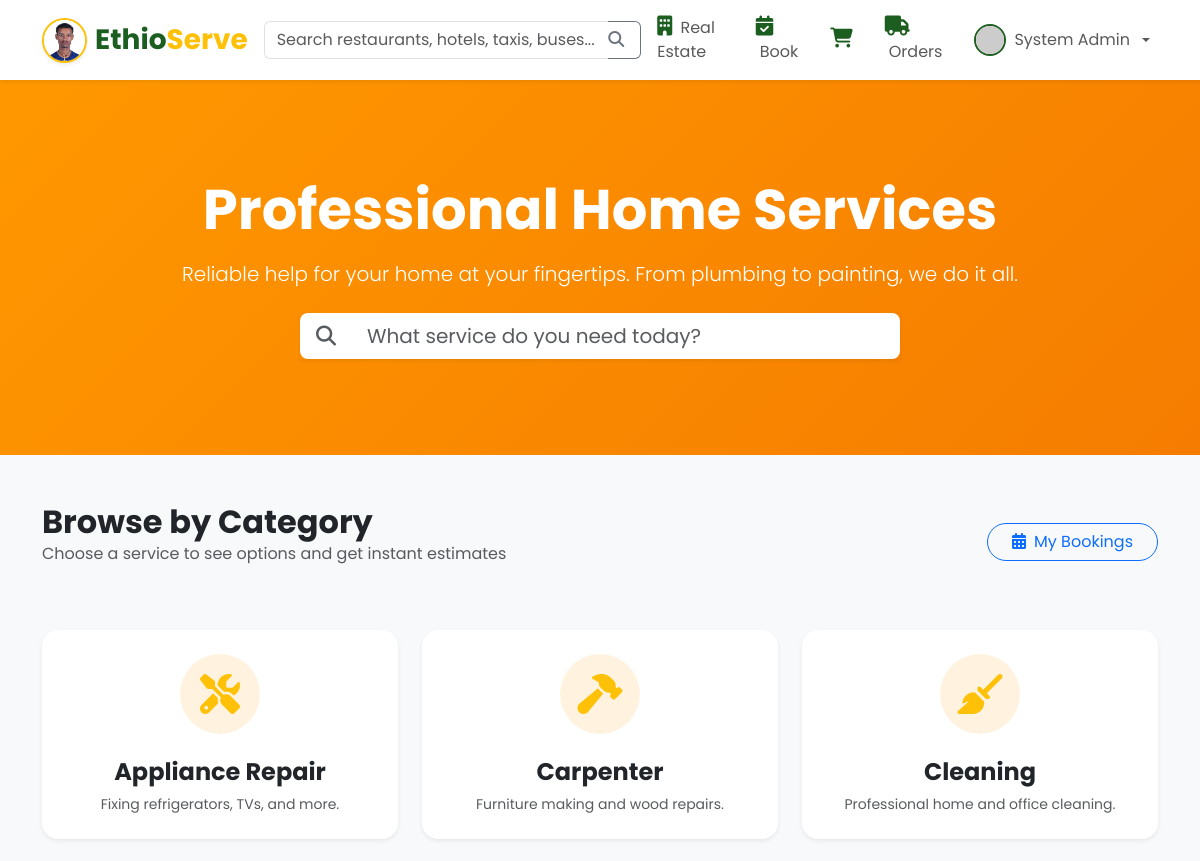
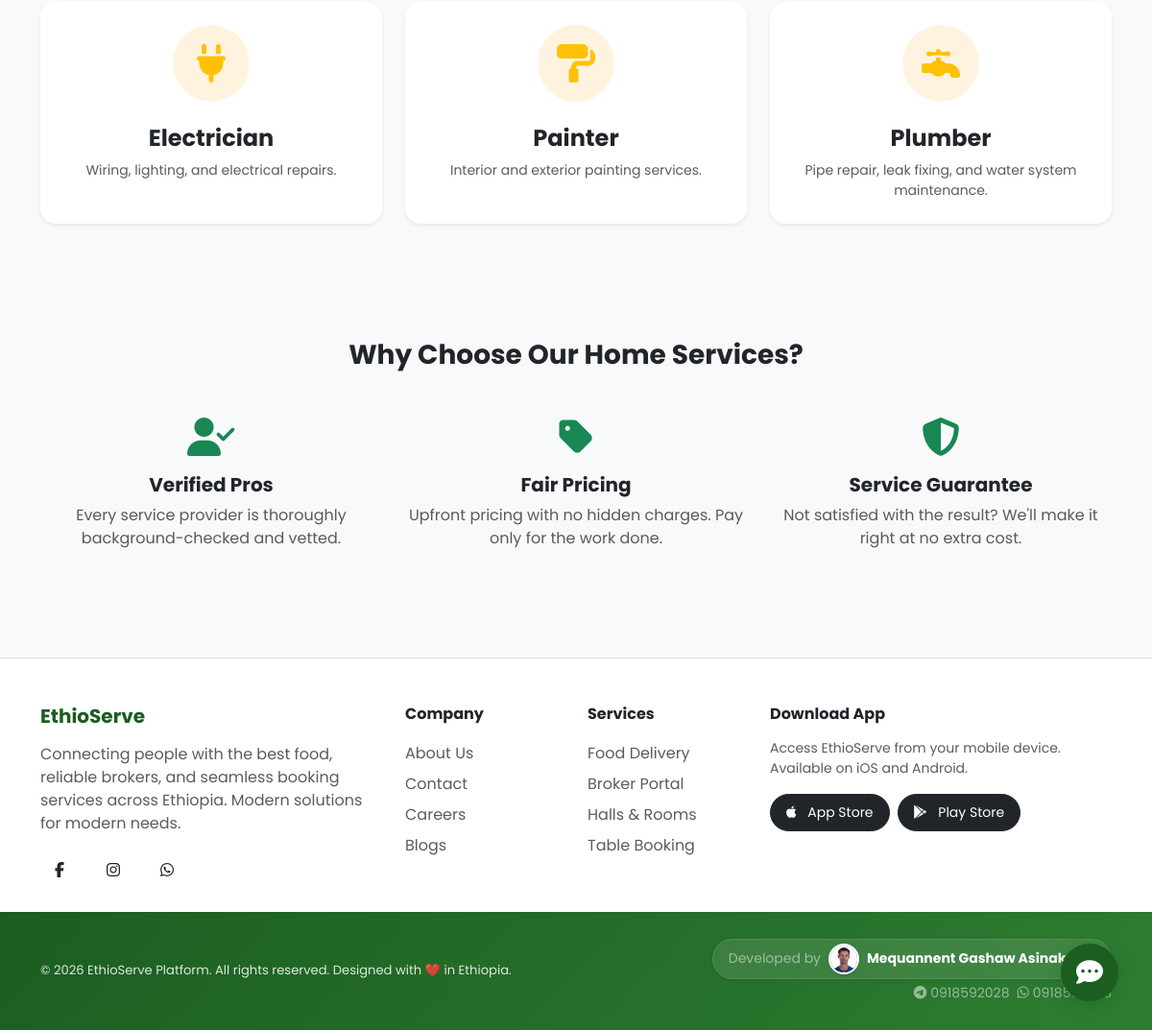
Page /customer/home_services.php (signed in) on the committed database (2 pictures, top to bottom).
### tables this page shows
CREATE TABLE `home_service_categories` (
  `id` int(11) NOT NULL AUTO_INCREMENT,
  `name` varchar(100) NOT NULL,
  `icon` varchar(50) NOT NULL,
  `description` text DEFAULT NULL,
  `created_at` timestamp NOT NULL DEFAULT current_timestamp(),
  PRIMARY KEY (`id`)
);

### customer/home_services.php (the view, shortened to what this page needs)
<?php
require_once '../includes/db.php';
$stmt = $pdo->query("SELECT * FROM home_service_categories ORDER BY name ASC");
$categories = $stmt->fetchAll();
include '../includes/header.php';
?>
<div class="home-services-hero py-5 mb-5 text-white"
    style="background: linear-gradient(135deg, #FF9800 0%, #F57C00 100%);">
    <div class="container text-center py-5">
        <h1 class="display-4 fw-bold mb-3">Professional Home Services</h1>
        <p class="lead mb-4">Reliable help for your home at your fingertips. From plumbing to painting, we do it all.
        </p>
        <div class="search-bar-wrapper mx-auto" style="max-width: 600px;">
            <div class="input-group input-group-lg shadow-sm">
                <span class="input-group-text bg-white border-0"><i class="fas fa-search text-muted"></i></span>
                <input type="text" id="serviceSearch" class="form-control border-0"
                    placeholder="What service do you need today?">
            </div>
        </div>
    </div>
</div>
<div class="container mb-5">
    <div class="d-flex justify-content-between align-items-center mb-5">
        <div>
            <h2 class="fw-bold mb-0">Browse by Category</h2>
            <p class="text-muted">Choose a service to see options and get instant estimates</p>
        </div>
        <a href="my_home_bookings.php" class="btn btn-outline-primary rounded-pill px-4">
            <i class="fas fa-calendar-alt me-2"></i>My Bookings
        </a>
    </div>
    <div class="row g-4" id="categoryGrid">
        <?php foreach ($categories as $cat): ?>
            <div class="col-md-6 col-lg-4 category-card-wrapper">
                <a href="home_service_details.php?id=<?php echo $cat['id']; ?>" class="text-decoration-none">
                    <div
                        class="card h-100 border-0 shadow-sm rounded-4 p-4 text-center hover-lift transition-all hov-green">
                        <div class="icon-circle mb-4 mx-auto"
                            style="width: 80px; height: 80px; background: #FFF3E0; border-radius: 50%; display: flex; align-items: center; justify-content: center;">
                            <i class="<?php echo $cat['icon']; ?> text-warning fs-1"></i>
                        </div>
                        <h4 class="fw-bold text-dark mb-2">
                            <?php echo htmlspecialchars($cat['name']); ?>
                        </h4>
                        <p class="text-muted small mb-0">
                            <?php echo htmlspecialchars($cat['description']); ?>
                        </p>
                    </div>
                </a>
            </div>
        <?php endforeach; ?>
    </div>
</div>
<div class="bg-light py-5">
    <div class="container mt-4">
        <h3 class="fw-bold text-center mb-5">Why Choose Our Home Services?</h3>
        <div class="row g-4">
            <div class="col-md-4 text-center">
                <div class="mb-3"><i class="fas fa-user-check text-success fs-1"></i></div>
                <h5 class="fw-bold">Verified Pros</h5>
                <p class="text-muted">Every service provider is thoroughly background-checked and vetted.</p>
            </div>
            <div class="col-md-4 text-center">
                <div class="mb-3"><i class="fas fa-tag text-success fs-1"></i></div>
                <h5 class="fw-bold">Fair Pricing</h5>
                <p class="text-muted">Upfront pricing with no hidden charges. Pay only for the work done.</p>
            </div>
            <div class="col-md-4 text-center">
                <div class="mb-3"><i class="fas fa-shield-alt text-success fs-1"></i></div>
                <h5 class="fw-bold">Service Guarantee</h5>
                <p class="text-muted">Not satisfied with the result? We'll make it right at no extra cost.</p>
            </div>
        </div>
    </div>
</div>
<?php include '../includes/footer.php'; ?>

### assets/css/style.css (style rules this page uses)
:root { --primary-green: #1B5E20; --secondary-gold: #F9A825; --accent-red: #C62828; --bg-light: #F8F9FA; --text-dark: #212529; --white: #ffffff; --shadow-sm: 0 .125rem .25rem rgba(0, 0, 0, .075); --shadow-md: 0 .5rem 1rem rgba(0, 0, 0, .15); --transition-base: all 0.3s ease-in-out; }
body { font-family: 'Poppins', 'Inter', sans-serif; background-color: var(--bg-light); color: var(--text-dark); }
h1, h2, h3, h4, h5, h6 { font-weight: 700; }
.card { border: none; border-radius: 12px; box-shadow: var(--shadow-sm); transition: var(--transition-base); overflow: hidden; }

### rows in the picture
home_service_categories: name "Appliance Repair", description "Fixing refrigerators, TVs, and more."
home_service_categories: name "Carpenter", description "Furniture making and wood repairs."
home_service_categories: name "Cleaning", description "Professional home and office cleaning."
home_service_categories: name "Electrician", description "Wiring, lighting, and electrical repairs."
home_service_categories: name "Painter", description "Interior and exterior painting services."
home_service_categories: name "Plumber", description "Pipe repair, leak fixing, and water system maintenance."

### other values in the picture
$user_name "System Admin"
